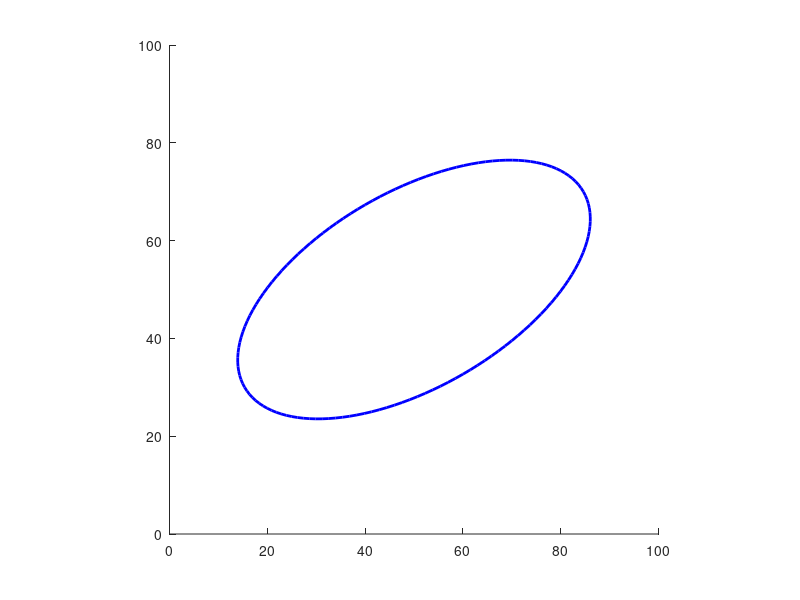
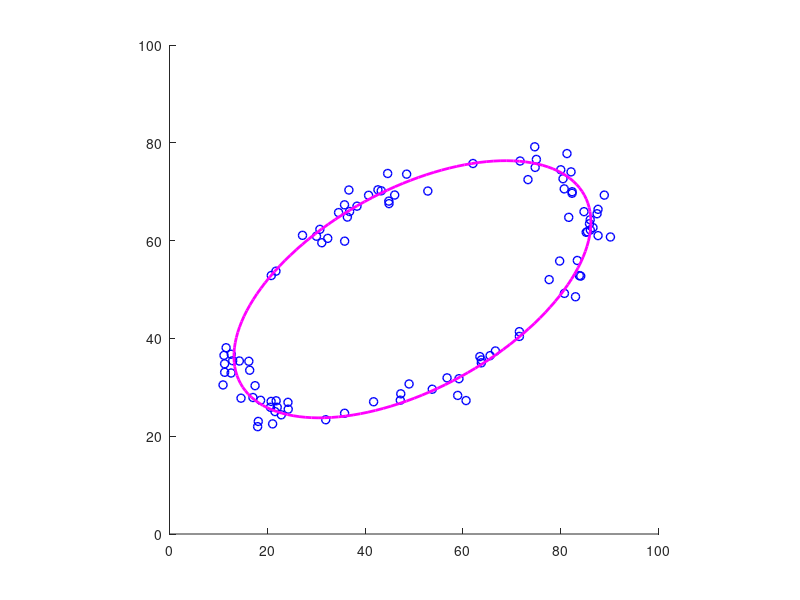
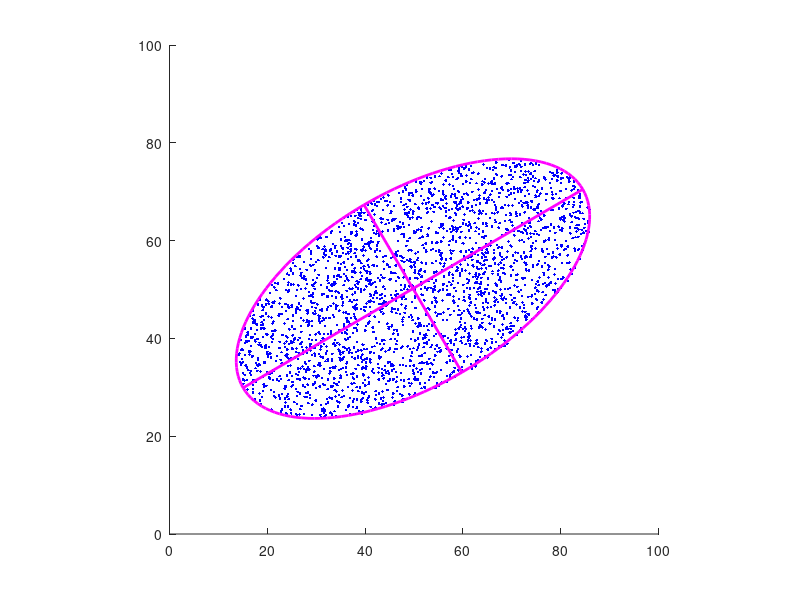

These charts were generated, in order, by the following MATLAB code:
% Demo script on various ways to create an ellipse.
%
%   output = demo_ellipse_creation(input)
%
%   Example
%   demo_ellipse_creation
%
%   See also
%
 
% ------
% Author: David Legland
% e-mail: david.legland@inrae.fr
% INRAE - BIA Research Unit - BIBS Platform (Nantes)
% Created: 2022-09-09,    using Matlab 9.12.0.1884302 (R2022a)
% Copyright 2022 INRAE.


%% Use explicit representation

center = [50 50];
radii = [40 20];
theta = 30;
elli0 = [center radii theta];

figure; hold on; axis square; axis([0 100 0 100]);
drawEllipse(elli0, 'lineWidth', 2, 'color', 'b');


%% Fit an ellipse to a set of points

% choose several points on the ellipse, and add some noise
nPoints = 100;
ti = rand(nPoints, 1) * 2 * pi;
pts = ellipsePoint(elli0, ti) + randn(nPoints, 2) * 2;

% fit the ellipse to the set of points
elli = fitEllipse(pts);

% display points and fit result
figure; hold on; axis square; axis([0 100 0 100]);
drawPoint(pts, 'linewidth', 1, 'color', 'b');
drawEllipse(elli, 'lineWidth', 2, 'color', 'm');


%% Equivalent ellipse from a set of points

% generate random points within the ellipse, 
% with a density equal to 1 (1 point per unit square on average)
nPoints = round(ellipseArea(elli));
pts0 = zeros(nPoints, 2);
for iPoint = 1:nPoints
    while true
        pt = rand([1 2]) * 100;
        if isPointInEllipse(pt, elli0)
            pts(iPoint,:) = pt;
            break;
        end
    end
end

% computes equivalent ellipse
elli = equivalentEllipse(pts);

% display result
figure; hold on; axis square; axis([0 100 0 100]);
drawPoint(pts, 'b.');
drawEllipse(elli, 'lineWidth', 2, 'color', 'm');
drawEllipseAxes(elli, 'lineWidth', 2, 'color', 'm');
